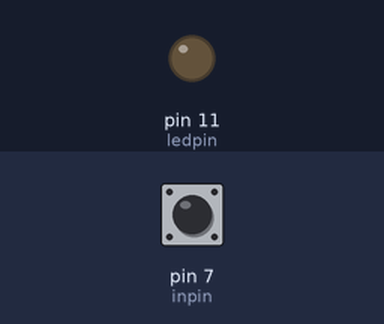
The sketch below on a simulated Arduino Uno, built with avr-gcc and run on an emulated ATmega328P. Parts: output pins drawn as LEDs (lit = HIGH). The test bench sets the inputs (shaded band); at power-on: pin 7 (inpin) LOW.

Above: at 1.2 s.
1.3 s: pin 7 (inpin) driven HIGH
At 1.9 s:
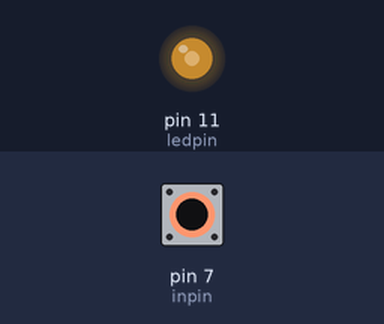
2.8 s: pin 7 (inpin) pulsed LOW 2 times (0.12 s each, 0.3 s apart)
At 3.21 s:
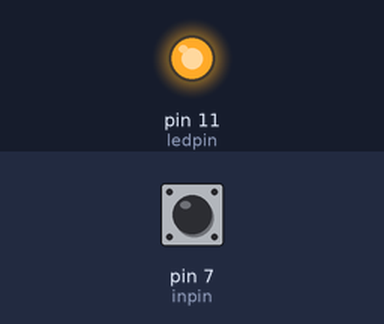
4.9 s: pin 7 (inpin) driven LOW
At 5.9 s:
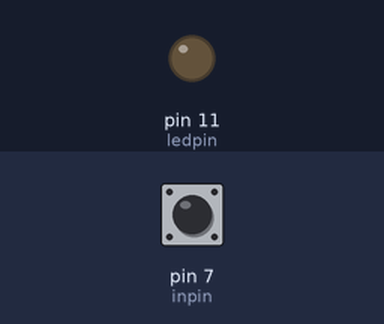
Timing chart, 0 to 7.9 s (numbered marks = the images above; inputs shaded):
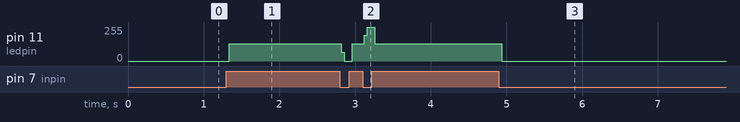

Measured:
- after the input at 1.3 s, pin 11 (ledpin): 0/255 → 128/255 at once
- after the input at 2.8 s, pin 11 (ledpin): 128/255 → 0/255 at once, → 128/255 0.14 s later, → 255/255 0.16 s later, → 128/255 0.14 s later
- after the input at 4.9 s, pin 11 (ledpin): 128/255 → 0/255 at once

The sketch:

sketch_dec16a.ino
```cpp
int ledpin = 11;
int inpin = 7;
int val;
int curstate;

void setup () {
  pinMode(inpin, INPUT);
  pinMode(ledpin, OUTPUT);
  curstate = 0;
}

void loop () {
  val = digitalRead(inpin);

  if (val) {
    curstate = !curstate;
  }

  digitalWrite(ledpin, curstate);
}
```
